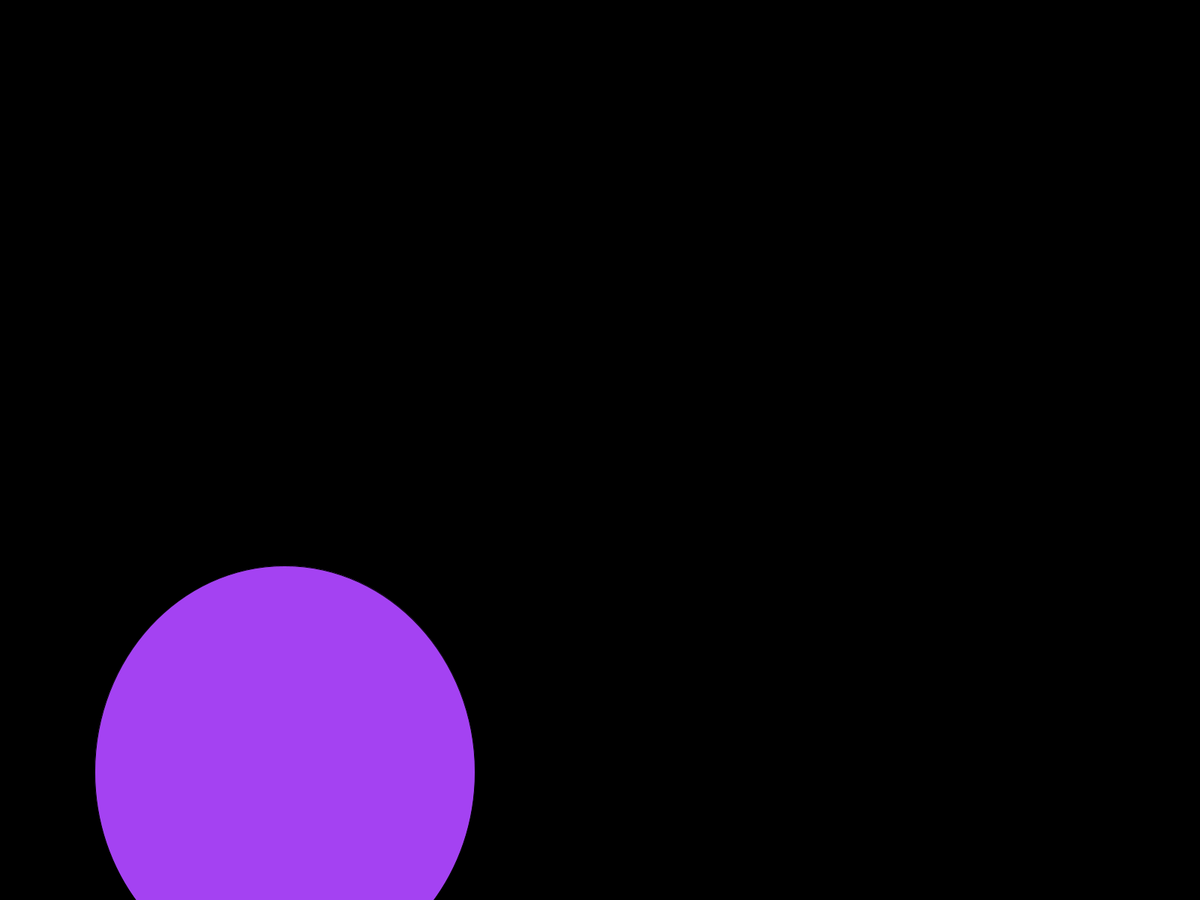
Frame 1 (no input)
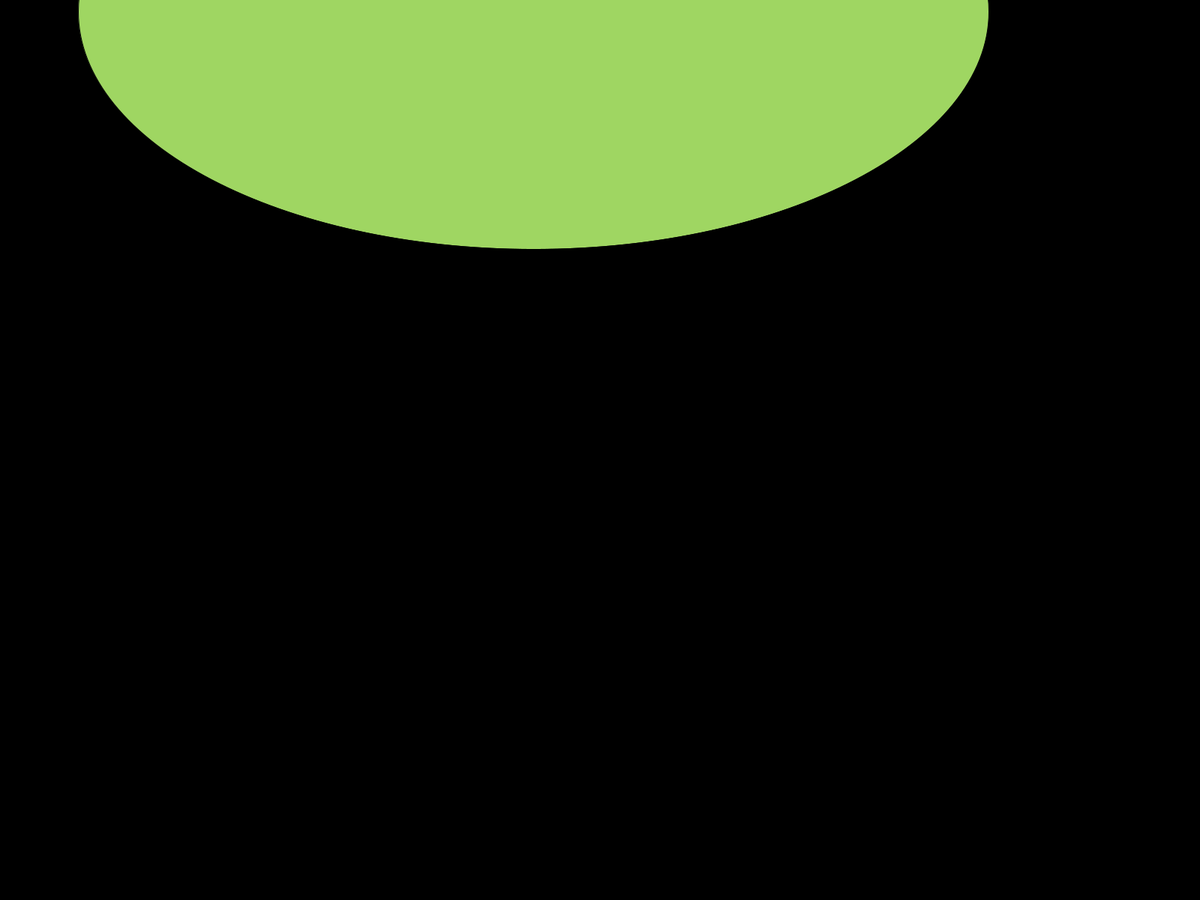
Frame 60 (the mouse pressed at the canvas centre just before this capture)
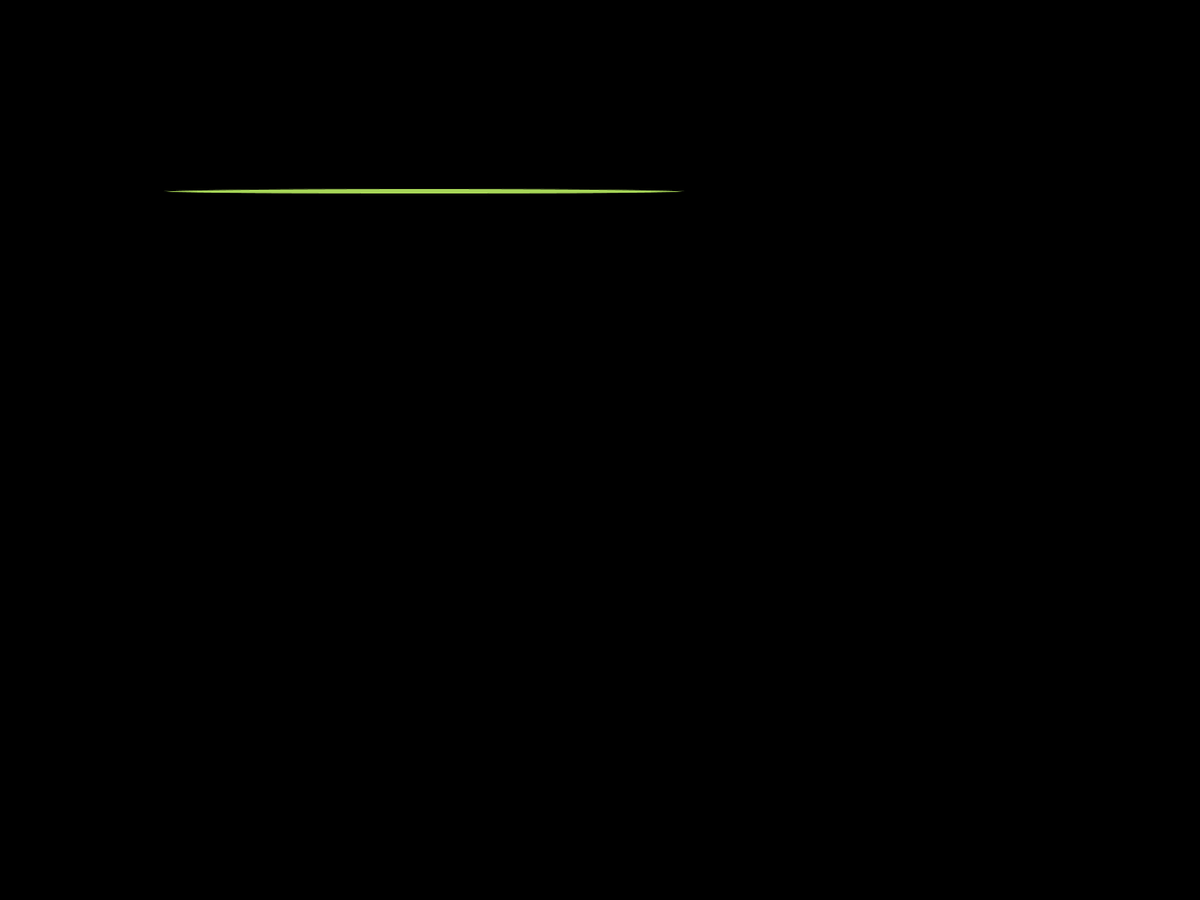
Frame 120 (the mouse held since frame 60 and released just before this capture)

The Processing sketch that drew these frames (run headless with seeded random() and noise(); from frame 60 on, the mouse is pressed at the canvas centre):

// Processing sketch: introToRandom
// ── introToRandom.pde
void setup() {
fullScreen();
}

void draw() {
  background(0);
float r = random(255);
float g = random(255);
float b = random(255);
fill(r,g,b);
float x = random(width);
float y = random(height);

float w = random(width);
float h = random(height);

ellipse(x,y,w,h);

}
